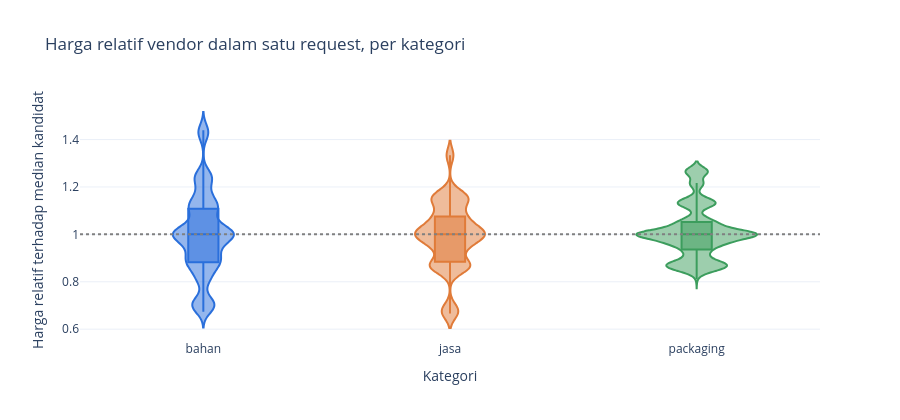

The notebook cell saved with this chart:
### Markdown cell above
**Temuan:** Sebaran harga antar vendor untuk satu material cukup sempit, rasio p90/p10 ada di kisaran 1,3 sampai 2,0 kali. Rasio terbesar muncul di material murah seperti stiker label (J05) dan kartu ucapan (J04), sebagian karena pembulatan harga ke Rp50 membuat selisih kecil terlihat besar.

### Code cell
# harga relatif = harga vendor dibagi median harga semua kandidat di request yang sama
cand["rel_price"] = cand["unit_price"] / cand.groupby("request_id")["unit_price"].transform("median")

fig = px.violin(
    cand, x="category", y="rel_price", color="category", color_discrete_map=CATEGORY_COLORS, box=True,
    points=False, labels={"category": "Kategori", "rel_price": "Harga relatif terhadap median kandidat"},
    title="Harga relatif vendor dalam satu request, per kategori",
)
fig.add_hline(y=1, line_dash="dot", line_color="gray")
fig.update_layout(height=420, showlegend=False)
fig.show()

cand.groupby("category")["rel_price"].describe(percentiles=[0.1, 0.5, 0.9]).round(3)

### Figure 1 — Plotly figure (JSON) as saved in the notebook; plotly's stock layout.template omitted (floating-point values rounded to 4 significant figures; data arrays with more than 128 entries replaced by an {"elided": "..."} marker saying what was removed)
{"data": [{"alignmentgroup": "True", "box": {"visible": true}, "hovertemplate": "Kategori=%{x}<br>Harga relatif terhadap median kandidat=%{y}<extra></extra>", "legendgroup": "bahan", "marker": {"color": "#2a6fdb"}, "name": "bahan", "offsetgroup": "bahan", "orientation": "v", "points": false, "scalegroup": "True", "showlegend": true, "type": "violin", "x": {"elided": "4276 str values"}, "x0": " ", "xaxis": "x", "y": {"elided": "4276 float values"}, "y0": " ", "yaxis": "y"}, {"alignmentgroup": "True", "box": {"visible": true}, "hovertemplate": "Kategori=%{x}<br>Harga relatif terhadap median kandidat=%{y}<extra></extra>", "legendgroup": "jasa", "marker": {"color": "#e07b39"}, "name": "jasa", "offsetgroup": "jasa", "orientation": "v", "points": false, "scalegroup": "True", "showlegend": true, "type": "violin", "x": {"elided": "2565 str values"}, "x0": " ", "xaxis": "x", "y": {"elided": "2565 float values"}, "y0": " ", "yaxis": "y"}, {"alignmentgroup": "True", "box": {"visible": true}, "hovertemplate": "Kategori=%{x}<br>Harga relatif terhadap median kandidat=%{y}<extra></extra>", "legendgroup": "packaging", "marker": {"color": "#3c9d5d"}, "name": "packaging", "offsetgroup": "packaging", "orientation": "v", "points": false, "scalegroup": "True", "showlegend": true, "type": "violin", "x": {"elided": "2913 str values"}, "x0": " ", "xaxis": "x", "y": {"elided": "2913 float values"}, "y0": " ", "yaxis": "y"}], "layout": {"height": 420, "legend": {"title": {"text": "Kategori"}, "tracegroupgap": 0}, "shapes": [{"line": {"color": "gray", "dash": "dot"}, "type": "line", "x0": 0, "x1": 1, "xref": "x domain", "y0": 1, "y1": 1, "yref": "y"}], "showlegend": false, "title": {"text": "Harga relatif vendor dalam satu request, per kategori"}, "violinmode": "overlay", "xaxis": {"anchor": "y", "categoryarray": ["bahan", "jasa", "packaging"], "categoryorder": "array", "domain": [0.0, 1.0], "title": {"text": "Kategori"}}, "yaxis": {"anchor": "x", "domain": [0.0, 1.0], "title": {"text": "Harga relatif terhadap median kandidat"}}}}
